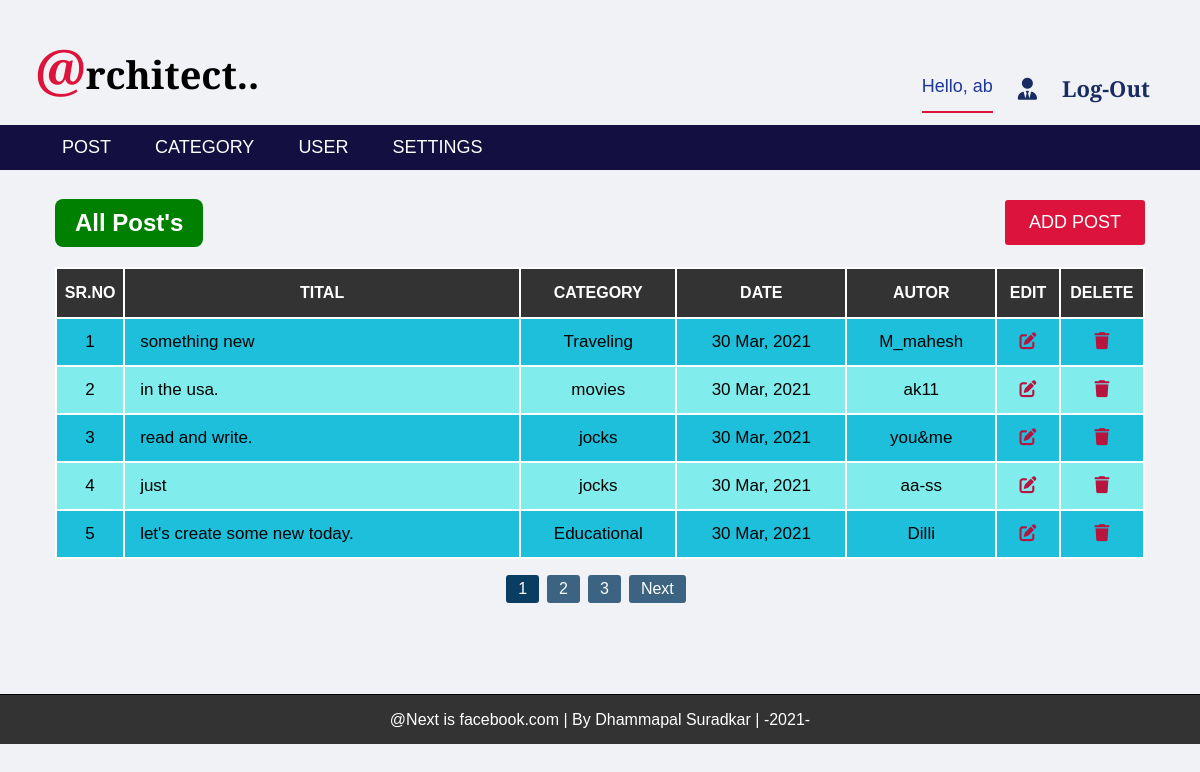
Screenshot of /admin/post.php (signed in) with the database file from the repository.
### tables this page shows
CREATE TABLE `settings` (
  `setting_id` int(11) NOT NULL,
  `website_name` varchar(255) NOT NULL,
  `website_logo` varchar(255) NOT NULL,
  `FooterDesc` varchar(300) NOT NULL
);

CREATE TABLE `post` (
  `post_id` int(11) NOT NULL,
  `tital` varchar(255) NOT NULL,
  `description` varchar(300) NOT NULL,
  `category` varchar(50) NOT NULL,
  `post_date` varchar(100) NOT NULL,
  `author` varchar(50) NOT NULL,
  `images` varchar(255) NOT NULL
);

CREATE TABLE `category` (
  `category_id` int(11) NOT NULL,
  `category_name` varchar(255) NOT NULL,
  `post` varchar(50) DEFAULT '0'
);

CREATE TABLE `user` (
  `user_id` int(11) NOT NULL,
  `FirstName` varchar(255) NOT NULL,
  `LastName` varchar(255) NOT NULL,
  `Username` varchar(255) NOT NULL,
  `password` varchar(255) NOT NULL,
  `Role` varchar(50) NOT NULL,
  `bio` varchar(255) NOT NULL,
  `address` varchar(100) NOT NULL,
  `img` varchar(150) NOT NULL
);

### admin/post.php (the view, shortened to what this page needs)
<?php include 'header_nav.php'; ?>
<div class="post">
  <div class="p_sec1">
    <h2>All Post's</h2>
    <a href="add_post.php">ADD POST</a>
  </div>
  <?php
     include 'connection.php';
     if(isset($_GET['page'])){
       $page = mysqli_real_escape_string($conn, $_GET['page']);
     }else{
       $page = 1;
     }
     $limit = 5;
     $offset = ($page-1)*$limit;
     if($_SESSION['role'] == 1){
       $sql = "SELECT post.post_id,post.tital,post.post_date,category.category_name,user.Username,category.category_id
               FROM post LEFT JOIN category ON post.category = category.category_id
               LEFT JOIN user ON post.author = user.user_id
               ORDER BY post.post_id DESC
               LIMIT {$offset}, {$limit}";
     }
     $squery = mysqli_query($conn, $sql) or die("Error in Query : select1");
     if(mysqli_num_rows($squery) > 0){
  ?>
  <table>
    <thead>
      <tr>
        <th>SR.NO</th>
        <th class="tt">TITAL</th>
        <th>CATEGORY</th>
        <th>DATE</th>
        <th>AUTOR</th>
        <th>EDIT</th>
        <th>DELETE</th>
      </tr>
    </thead>
    <tbody>
      <?php
         $series = $offset + 1;
         while($row = mysqli_fetch_assoc($squery)){
      ?>
      <tr>
        <td><?php echo $series; ?></td>
        <td class="td"><?php echo $row['tital']; ?></td>
        <td><?php echo $row['category_name']; ?></td>
        <td><?php echo $row['post_date']; ?></td>
        <td><?php echo $row['Username']; ?></td>
        <td><a href="edit_post.php?id=<?php echo $row['post_id']; ?>"><i class="fas fa-edit"></i></i></a></td>
        <td><a href="delete_post.php?cid=<?php echo $row['category_id']; ?>&id=<?php echo $row['post_id']; ?>"><i class="fas fa-trash"></i></a></td>
      </tr>
    <?php
        $series++;
        }
    ?>
    </tbody>
  </table>
  <?php }else{
           echo "Post is Not Available!.";
           die();
         }
  ?>
  <div id="pagination">
    <ul>
      <?php
        if($_SESSION['role'] == 1){
          $sql1 = "SELECT * FROM post";
        }else{
          $sql1 = "SELECT * FROM post WHERE author = {$_SESSION['user_id']}";
        }
        $squery1 = mysqli_query($conn, $sql1) or die("Error in Query : select2");
        $total_record = mysqli_num_rows($squery1);
        $total_page = ceil($total_record/$limit);
        for($i = 1; $i <= $total_page; $i++){
          if($page == $i){
            $active = "active";
          }else{
            $active = "a";
          }
          echo '<li><a class='.$active.' href="post.php?page='.$i.'">'.$i.'</a></li>';
        }
        if($page < $total_page){
          echo '<li><a href="post.php?page='.($page + 1).'">Next</a></li>';
        }
      ?>
    </ul>
  </div>
</div>
<div class="container footer footer_post">
  <?php
     $sql1 = "SELECT FooterDesc FROM settings";
     $squery1 = mysqli_query($conn, $sql1) or die("Error in Query : select");
     $row1 = mysqli_fetch_assoc($squery1);
  ?>
  <p><?php echo $row1['FooterDesc']; ?></p>
</div>

### admin/header_nav.php (shortened to what this page needs)
<!DOCTYPE html>
<html lang="en" dir="ltr">
  <head>
    <link rel="stylesheet" href="../css/style1.css">
    <link rel="stylesheet" href="css/style2.css">
  </head>
  <body>
    <div class="container">
      <div class="head">
        <?php
           include 'connection.php';
           $sql = "SELECT website_name FROM settings";
           $squery = mysqli_query($conn, $sql) or die("Error in Query : select");
           $row = mysqli_fetch_assoc($squery);
        ?>
        <a href="http://localhost:8012/My_Large_Project/cms_news_project/"><span class="t_head"><?php echo substr($row['website_name'],0,1); ?></span><?php echo substr($row['website_name'],1,30); ?></a>
        <div class="log">
          <span class="username">Hello, <?php echo $_SESSION['username']; ?></span>
          <a href="user_page.php"><i class="fas fa-user-tie"></i></a>
          <a href="log-out.php">Log-Out</a>
        </div>
      </div>
      <div class="navbar">
        <ul id="list">
          <div class="link-1">
          <li id="first"><a class="list-item" href="post.php">POST</a></li>
          <?php
             if($_SESSION['role'] == 1){
          ?>
          <div id="hidelinks">
            <li><a class="list-item" href="category.php">CATEGORY</a></li>
            <li><a class="list-item" href="users.php">USER</a></li>
            <li><a class="list-item" href="settings.php">SETTINGS</a></li>
          </div>
          </div>
          <?php } ?>
        </ul>
      </div>
    </div>
  </body>
</html>

### css/style1.css (style rules this page uses)
* { box-sizing: border-box; }
body { margin: 0; font-family: arial; background-color: #f1f2f6; }
.container { width: 100%; }
.container .head { display: flex; justify-content: space-between; background-color: #f1f2f6; width: 100%; padding: 10px; text-align: center; }
.container .head a { display: block; color: black; margin: 20px 0 10px 25px; text-decoration: none; font-size: 38px; font-weight: 600; font-family: 'Cormorant Unicase', serif; }
.container .head a span { font-size: 55px; color: crimson; }
.container .head .log { display: flex; align-self: center; margin-top: 40px; margin-right: 40px; }
.container .head .log a { font-size: 22px; color: #182C61; transition: 0.3s; }
.container .navbar { display: flow-root; }
.container .navbar ul { margin: 0; list-style-type: none; background-color: #130f40; }
.container .navbar ul li a { display: block; color: white; font-size: 18px; padding: 12px 22px; text-decoration: none; transition: 0.2s; }
#pagination { width: 100%; }
#pagination ul { display: flex; justify-content: center; width: 100%; list-style: none; padding: 0; }
#pagination ul li a { display: block; color: white; background-color: #3c6382; padding: 5px 12px; border-radius: 3px; text-decoration: none; margin-right: 8px; transition: 0.3s; }
#pagination ul li a.active { background-color: #0a3d62; }
.active { background-color: #30336b; }
.footer { background-color: #f1f2f6; border-top: 1px solid black; }
.footer p { padding: 0 0 15px; color: black; text-align: center; margin-bottom: 0; }
.footer { background-color: #333; }
.footer p { color: white; }

### admin/css/style2.css (style rules this page uses)
* { box-sizing: border-box; }
body { margin: 0; font-family: arial; }
.container .head .log .username { color: #1e3799; margin-top: 23px; font-size: 18px; border-bottom: 2px solid crimson; }
.container .navbar ul { display: flow-root; margin: 0; list-style-type: none; background-color: #130f40; }
.container .navbar ul .link-1 { float: left; width: 90%; }
.container .navbar ul li { float: left; }
.post { width: 95%; margin: 0 auto 50px; padding: 0 25px 25px; overflow-x: auto; }
.post .p_sec1 { display: flex; justify-content: space-between; }
.post .p_sec1 h2 { color: white; margin-top: auto; background-color: green; border-radius: 8px; padding: 10px 20px; }
.post .p_sec1 a { display: block; color: white; text-decoration: none; font-size: 18px; padding: 12px 24px; margin: 30px 0 22px 0; background-color: crimson; border-radius: 3px; transition: 0.3s; }
.post table { width: 100%; border-collapse: collapse; background-color: #1dbfdb; }
.post th,td { border: 2px solid white; text-align: center; }
.post table th { background-color: #333; color: white; padding: 15px 0; }
.post table td { padding: 13px 15px; font-size: 17px; }
.post table td a { display: block; color: #b71540; }
.post table tr td.td { text-align: left; }
.post table tr:nth-child(even) { background-color: #81ecec; }
.post table tr th.tt { padding: 12px 130px; }
.active { background-color: #30336b; }
.footer_post { background-color: #333; }
.footer_post p { color: white; }

### rows the page displays
settings: website_name "@", website_name "rchitect..", FooterDesc "@Next is facebook.com | By Dhammapal Suradkar | -2021-"
post: tital "something new", category.category_name "Traveling", post_date "30 Mar, 2021", user.Username "M_mahesh"
post: tital "in the usa.", category.category_name "movies", post_date "30 Mar, 2021", user.Username "ak11"
post: tital "read and write.", category.category_name "jocks", post_date "30 Mar, 2021", user.Username "you&me"
post: tital "just", category.category_name "jocks", post_date "30 Mar, 2021", user.Username "aa-ss"
post: tital "let's create some new today.", category.category_name "Educational", post_date "30 Mar, 2021", user.Username "Dilli"

### other values shown
$_SESSION['username'] "ab"
